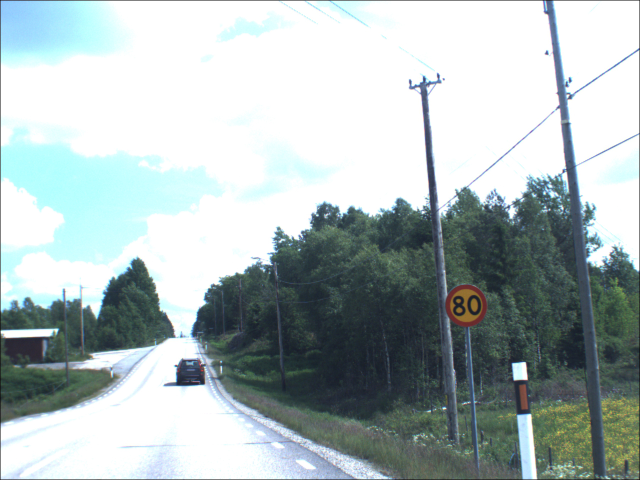
#> input picture t3.jpg, 1280 x 960 px, found by its file name (shown at 1/2 size)
$ python Demo.py   (older library calls are emulated)
#> lines starting #> are read from the running program, lines starting #| are printed output that depends on the picture; after the words box and inside, x2 and y2 are one past the last pixel; in counts of white or black regions, pixels touching at a corner belong together
import cv2
import numpy as np
from matplotlib import pyplot as plt
import math as m
import image_plot_utilities
import operator
import glob
import image_plot_utilities
import random

w1 = np.load('weights1.npy')
#> (reads weights1.npy from the repository)
w2 = np.load('weights2.npy')
#> (reads weights2.npy from the repository)
w3 = np.load('weights3.npy')
#> (reads weights3.npy from the repository)
w4 = np.load('weights4.npy')
#> (reads weights4.npy from the repository)
w5 = np.load('weights5.npy')
w6 = np.load('weights6.npy')
w7 = np.load('weights7.npy')
w8 = np.load('weights8.npy')
ll = len(w1)
weights = (w1,w2,w3,w4,w5,w6,w7,w8)
BJS = np.load('BJS.npy')

def FilterHSV(Oimg,HSVim,Channel):
	'''Filters the HSV image based on the channel: Red = 1, Blue = 2 and Yellow = 3
	as signs always comprise of colored components with these three colors and returns
	the original image with only the surviving pixels'''
	if (Channel == 1):
		# define range of red color in HSV
		lower = np.array([150,55,1])
		upper = np.array([180,255,175])
	if (Channel == 2):
		# define range of blue color in HSV
		lower = np.array([110,130,50])
		upper = np.array([120,215,255])
	if (Channel == 3):
		# define range of yellow color in HSV
		lower = np.array([1,100,100])
		upper = np.array([60,225,255])
	# Threshold the HSV image to get only blue colors
	mask = cv2.inRange(HSVim, lower, upper)

	# Bitwise-AND mask and original image
	HSV_filter = cv2.bitwise_and(Oimg, Oimg, mask= mask)
	return HSV_filter

def ApplyFilterAndBinarize(image):
	''' Converts the returned image from FilterHSV to grayscale,
		Then applies thresholding based on Otsu's method.'''
	F_img = cv2.cvtColor(image, cv2.COLOR_BGR2GRAY)
	th,F_img = cv2.threshold(F_img,0,255,cv2.THRESH_BINARY+cv2.THRESH_OTSU)
	kernel = np.ones((5,5),np.uint8)
	#after_open = cv2.morphologyEx(F_img,cv2.MORPH_OPEN,kernel)
	img3 = cv2.morphologyEx(F_img,cv2.MORPH_CLOSE,kernel)
	final_img = cv2.GaussianBlur(img3,(9,9),0)
	th,final_img = cv2.threshold(final_img,0,255,cv2.THRESH_BINARY+cv2.THRESH_OTSU)
	return final_img

def find_contours(img):
	contours, hierarchy = cv2.findContours(img,cv2.RETR_TREE,cv2.CHAIN_APPROX_SIMPLE)
	return contours,hierarchy

def find_maxContour(contours,im_thresh):
	cols,rows = im_thresh.shape
	img_area = 200 #float(cols * rows)/96
	cnt_no = []
	for i in range(len(contours)-1):
		cnt = contours[i]
		area2 = cv2.contourArea(cnt)
		if (area2 > img_area):
			cnt_no.append(i)
	return cnt_no

# [5 lines left out: function computeThreeDHistogram, not called in this run]

def getSegmentedBlocks(img,bw,bh,t):
	'''Extracts the blocks as given by the parameters from the image and calls the
	   Histogram function to calculate the 3-d histogram for each block and concat-
	   anates them to produce a feature vector'''
	sh = img.shape
	ttt = t*t*t
	W, H = sh[1] ,sh[0]
	dw, dh = float(W)/(bw+1), float(H)/(bh + 1)
	feature = np.empty((bw*bh,ttt))
	count = 0
	for i in range (bh):
		for j in range (bw):
			a,b,c,d = i*dh,i*dh+2*dh,j*dw,j*dw + 2*dw
			image_block = img[a:b,c:d]
			ret_hist = computeThreeDHistogram(image_block,t) #t = 3 for x3 and x4
			feature[count,0:ttt] = ret_hist
			count = count + 1
	final_hist = np.reshape(feature, (1,np.product(feature.shape)))[0]
	return final_hist

# [63 lines left out: functions getBordertoBoxfeatures, classifyDetection, getShapeFeatures, not called in this run]

def getAllFeatures(cropImg):
	resizedImg = cv2.resize(cropImg, (40,40))
	a,b,t = 10,10,4
	lenvect = a*b*t*t*t
	colorFeatures = getSegmentedBlocks(resizedImg,10,10,4) #from 40x40 image we obtain 16 10x10 blocks and compute hist in each
	shapeFeatures = getShapeFeatures(resizedImg)
	finalFeatures = np.empty((1,87+lenvect))
	finalFeatures[0,0:87] = shapeFeatures
	finalFeatures[0,87:lenvect+87] = colorFeatures[:]
	return finalFeatures

def getBoundingBox(thresh_img,orig):
	origCopy = orig.copy()
	contours, hierarchy = find_contours(thresh_img)
	cnt_no = find_maxContour(contours,thresh_img)
	for i in cnt_no:
		cnt = contours[i]
		area = cv2.contourArea(cnt)
		rect = cv2.minAreaRect(cnt)
		box = cv2.cv.BoxPoints(rect)
		box = np.int0(box)
		x,y,w,h = cv2.boundingRect(cnt)
		pt1, pt2 = (box[1,0],box[1,1]),(box[3,0],box[3,1])
		if ((np.absolute(pt2[1] - pt1[1]) > 15) and (np.absolute(pt2[0] - pt1[0]) > 15)):
			a = 5
			cv2.rectangle(orig,(x,y),(x+w,y+h),(0,255,0),2)
			cropImg = origCopy[y-a:y+h+a,x-a:x+w+a,:]
			feature_vect = getAllFeatures(cropImg) #pass this to the classifier and get what it is..
			classVal = classifyDetection(feature_vect)
			cv2.putText(orig,classVal,(x+15,y+15),cv2.FONT_HERSHEY_COMPLEX_SMALL, 0.8, [0,155,255])
	return orig

def getAllFilters(im1,HSVim):
	orig = im1.copy()
	s = HSVim.shape[0:2]
	final_img = np.zeros((s), dtype=np.uint8)
	for i in range(3):
		HSV = FilterHSV(im1,HSVim,i+1)
		fil = ApplyFilterAndBinarize(HSV)
		im = getBoundingBox(fil,orig) #MAYBE FILTER BEFORE GETTING BOUNDING BOXES
		orig = im
		final_img = final_img + fil
	#final_img = cv2.GaussianBlur(final_img,(25,25),0)
	#th,final_img = cv2.threshold(final_img,0,255,cv2.THRESH_BINARY+cv2.THRESH_OTSU)
	return final_img, orig

im1 = cv2.imread('t3.JPG')
#> im1 is the input picture: shape (960, 1280, 3); mean B, G, R 184.2, 183.7, 171.7
HSVim = cv2.cvtColor(im1, cv2.COLOR_BGR2HSV)
#> HSVim: shape (960, 1280, 3); mean H, S, V 54.2, 35.1, 187.2
HSV_final, boundingBox = getAllFilters(im1,HSVim)
#> the loop in getAllFilters, `for i in range(3):` made 1 pass
#> pass 1, in FilterHSV, `mask = cv2.inRange(HSVim, lower, upper)`:
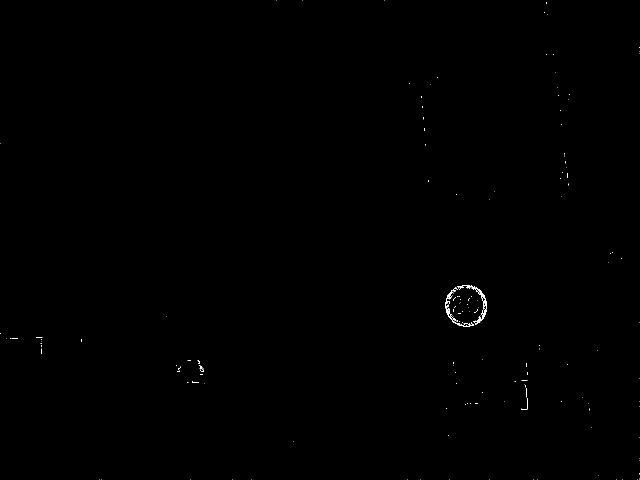
#> mask: shape (960, 1280) (shown at 1/2 size); 0.14% white in thin lines or dots
#> after the loop in getAllFilters, `for i in range(3):`:
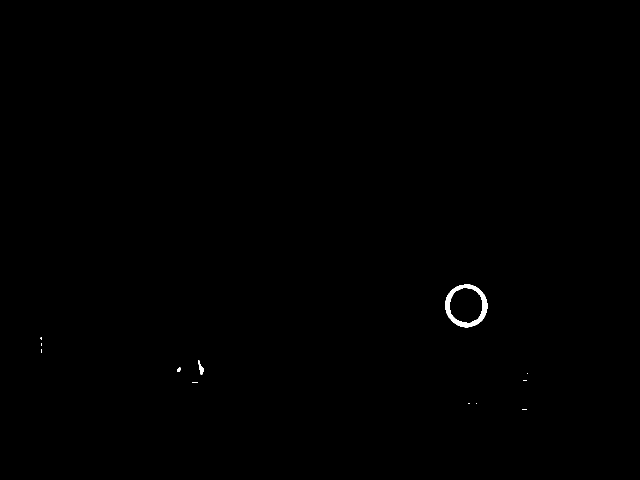
#> fil: shape (960, 1280) (shown at 1/2 size); 0.19% white; 12 white regions (8 under 20 px), largest, box (x1, y1, x2, y2) and area: (890, 569, 975, 655) 2051, (396, 721, 408, 750) 153, (355, 735, 361, 744) 46, (385, 764, 396, 766) 22
#> after the loop in getAllFilters, `for i in range(3):`: final_img: shape (960, 1280); every value is 0
#> (the run stopped early here; a loop or call above may not have finished)
